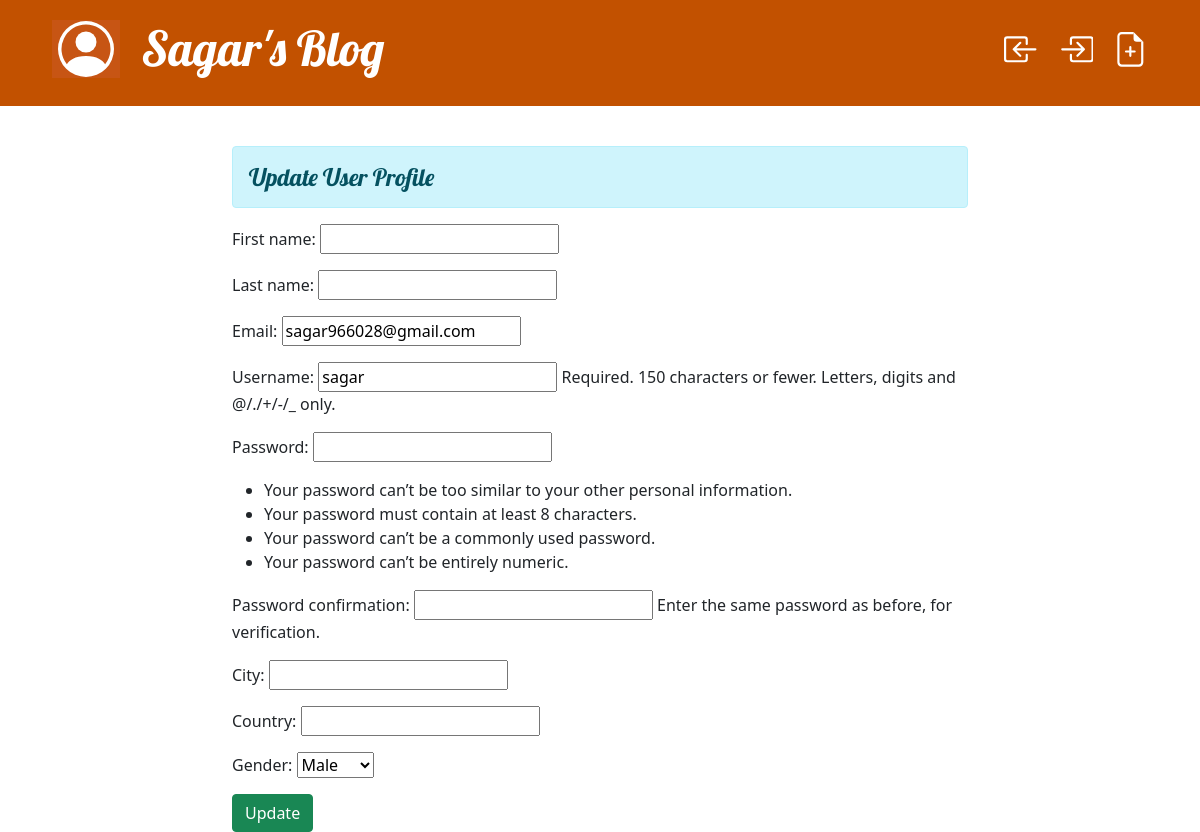
The page /editprofile/ (signed in) on the database its author committed.
### blog/models.py (models this page shows, shortened)
class User(AbstractUser):
    email = models.EmailField(max_length=200)
    city = models.CharField(max_length=200)
    country = models.CharField(max_length=200)
    gender = models.CharField(max_length=200, choices=gender, default='Male')

### blog/views.py (the view)
# urls.py: path('editprofile/',views.edit_profile,name='editprofile'),
def edit_profile(request):
    print('outside post')
    if request.method == "POST":
        form = UserForm(request.POST, instance=request.user)
        print('inside method')
        if form.is_valid():
            print('inside form')
            user = form.save()
            login(request, user)
            return redirect('/')
    else:
        form = UserForm(instance=request.user)
    return render(request, 'blog/edit_profile.html', {'form': form})

### blog/forms.py (shortened to what this page needs)
class UserForm(UserCreationForm):
	email = forms.EmailField(required=True)
	class Meta:
		model = User
		fields = ("first_name", "last_name", "email", "username", "password1", "password2", "email", "city", "country", "gender",)

### blog/templates/blog/edit_profile.html (shortened to what this page needs)
{% extends 'blog/base.html' %}
{% block content %}
<div class="row">
    <div class="col-sm-8 offset-2">
        <h4 class="alert alert-info">Update User Profile</h4>
        <form action="" method="post">
            {{form.as_p}}
            <input type="submit" class="btn btn-success" value="Update">
        </form>
    </div>
</div>
{% endblock content %}

### blog/static/css/blog.css (style rules this page uses)
h1, h2, h3, h4 { font-family: 'Lobster', cursive; }

### rows shown on the page
User: email "sagar966028@gmail.com", username "sagar", gender "Male"
